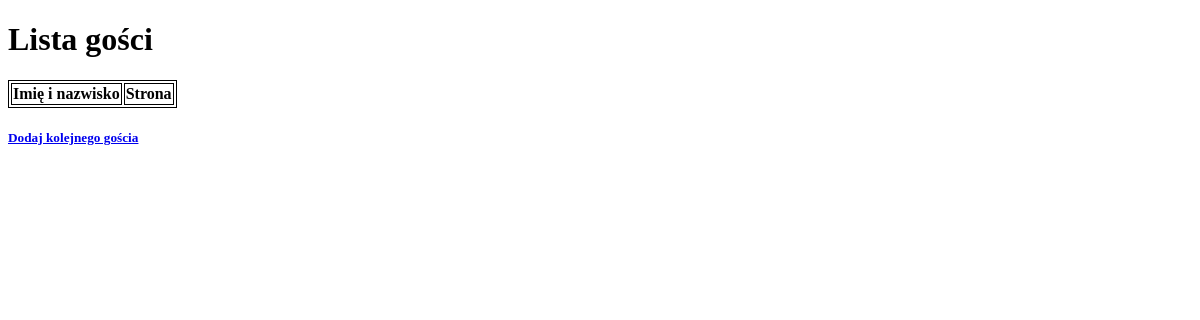
The page /guestslist/ (signed in) on the database as committed earlier.
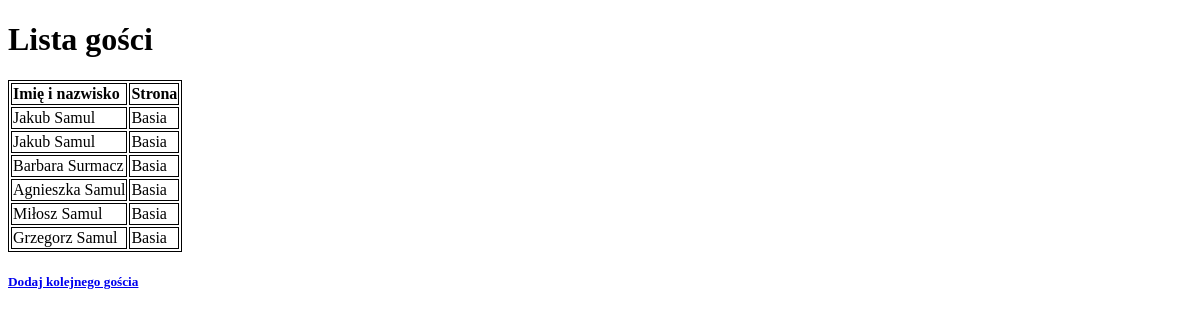
The same page on the database as committed later.
### love/models.py (models this page shows, shortened)
class Guests(models.Model):
    name = models.CharField(max_length=200)
    surname = models.CharField(max_length=200)
    CHOICE_SIDE = [('K', 'Jakub'), ('B', 'Barbara')]
    choice = ''
    side = models.CharField(max_length=2, choices=CHOICE_SIDE, default=choice)

### love/views.py (the view)
# urls.py: path('guestslist/', GuestListView.as_view(), name='guests-list')
@method_decorator(login_required, name="dispatch")
class GuestListView(ListView):
    model = Guests
    template_name = 'guests_list.html'

### love/templates/guests_list.html (shortened to what this page needs)
<!doctype html>
<html lang="en">
<head>
</head>
<body>
<h1>Lista gości</h1>
    <table>
    <tr>
        <td><b>Imię i nazwisko</b></td>
        <td><b>Strona</b></td>
    </tr>
    {% for guest in guests_list %}
        <tr>
            <td>{{ guest.name }} {{ guest.surname }}</td>
            <td>
                {% if guest.side == '1' %} Kuba
                {% else %} Basia
            </td>
            {% endif %}
        </tr>
    {% endfor %}
    </table>
<h5><a href={% url "guest" %}>Dodaj kolejnego gościa</a> </h5>
</body>
</html>

### love/templates/guests_list.html (style rules this page uses)
table, td, td { border:1px solid black; }

Rows that differ between the two databases and show on the page:
added Guests: name "Jakub", surname "Samul", side "Basia"
added Guests: name "Jakub", surname "Samul", side "Basia"
added Guests: name "Barbara", surname "Surmacz", side "Basia"
added Guests: name "Agnieszka", surname "Samul", side "Basia"
added Guests: name "Miłosz", surname "Samul", side "Basia"
added Guests: name "Grzegorz", surname "Samul", side "Basia"
